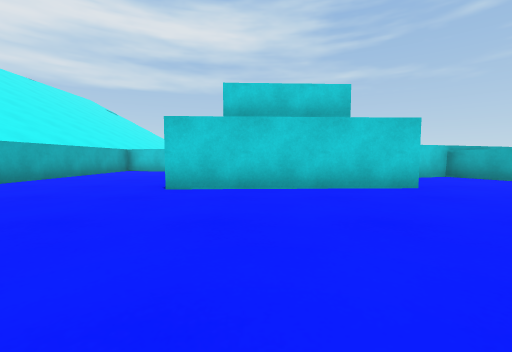
view 1 (above)

24 first-person views from a walk through a scene from a Unity 3-D project. The camera is 0.55 m above the floor, tilts 4° down and sees 90° across. The floor is counted in squares, 1 m on a side. Each view is taken from the middle of a square. On the plan, view 1 faces up. The plan holds only what a view shows up to about 9 squares ahead; the rest is blank. The place goes on beyond the plan. The player character is not drawn. Surface patterns are stand-ins for the level's own textures.

view 2
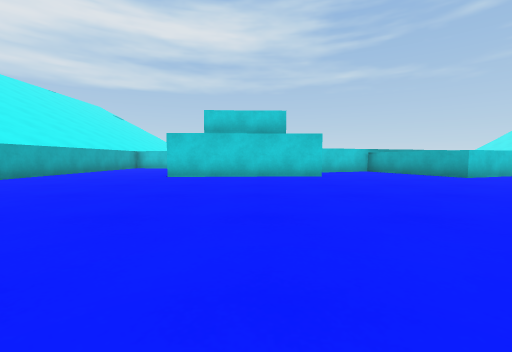

view 3
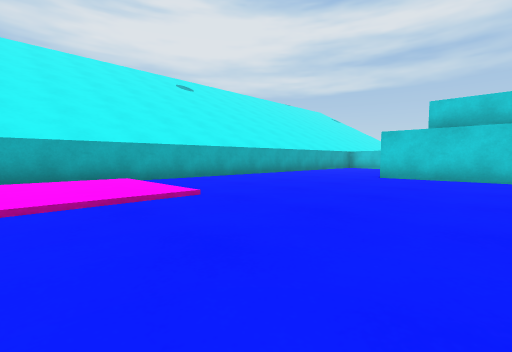

view 4
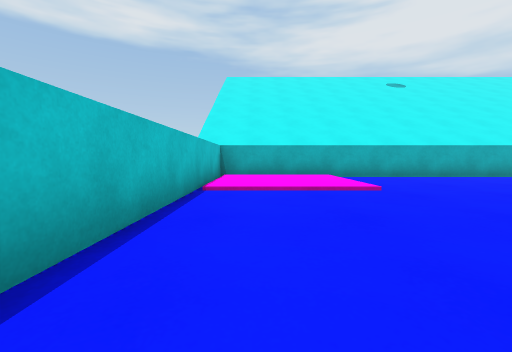

view 5
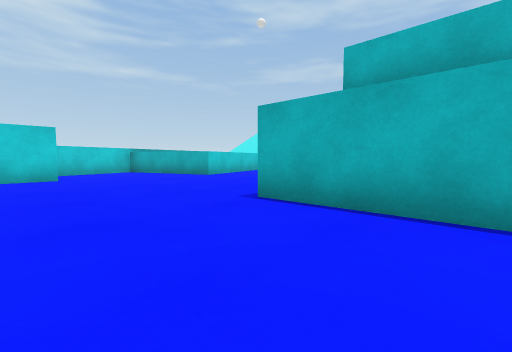

view 6
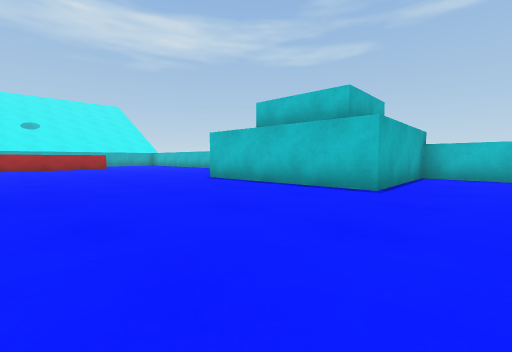

view 7
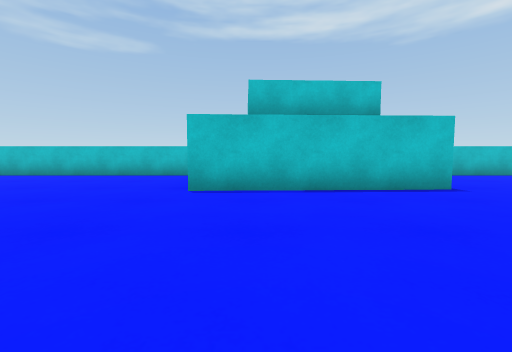

view 8
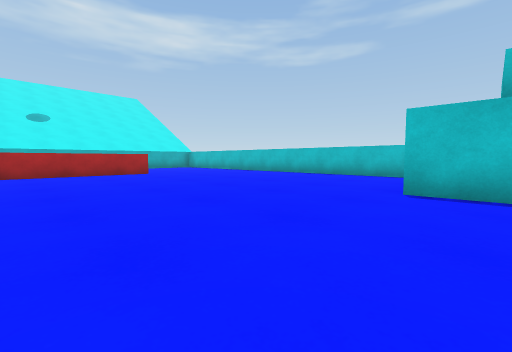

view 9
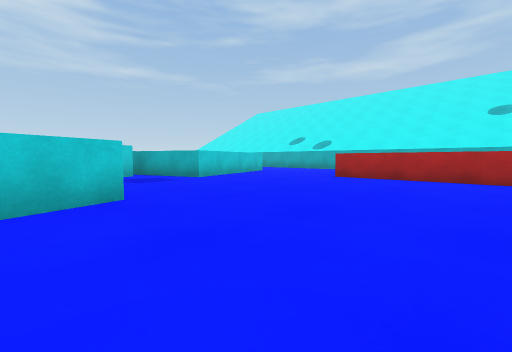

view 10
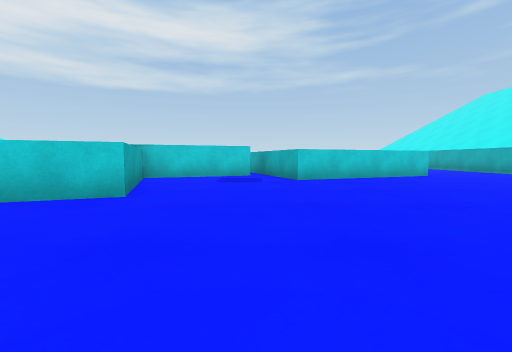

view 11
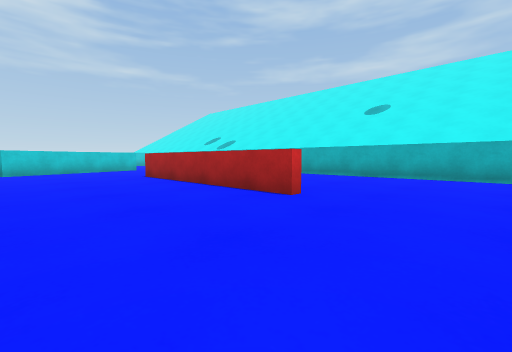

view 12
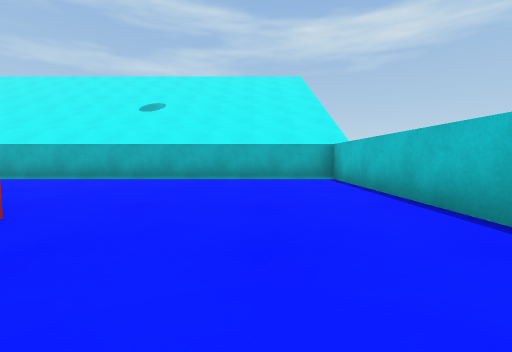

view 13
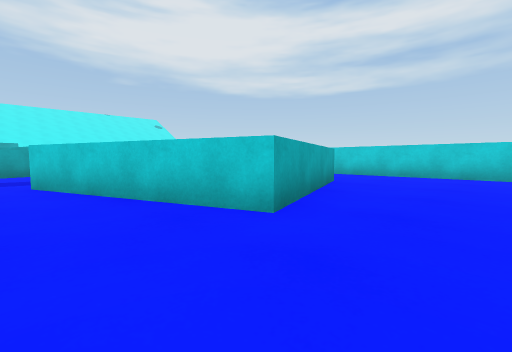

view 14
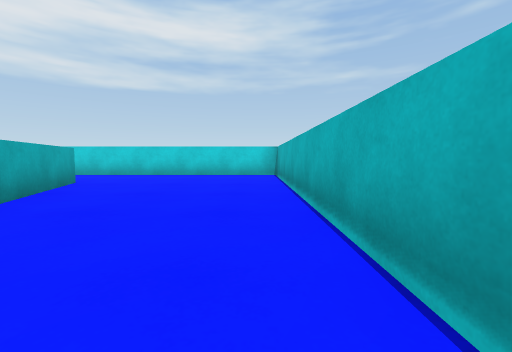

view 15
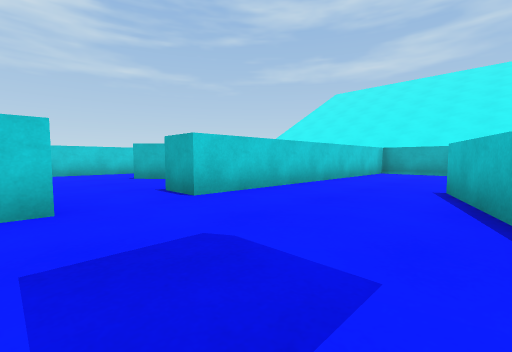

view 16
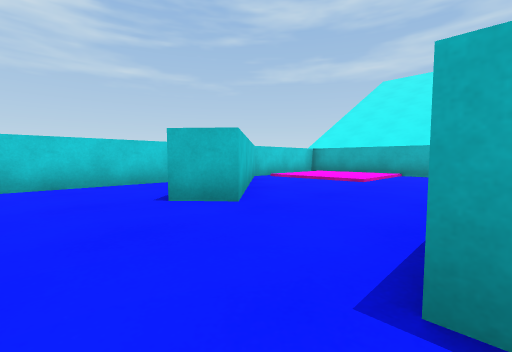

view 17
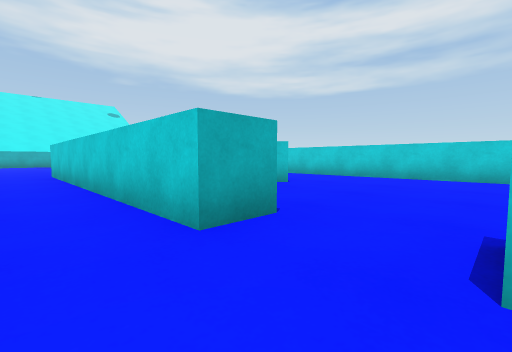

view 18
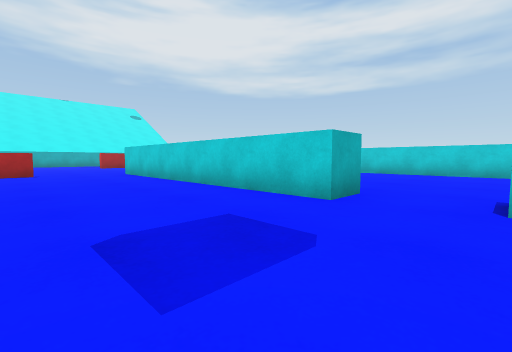

view 19
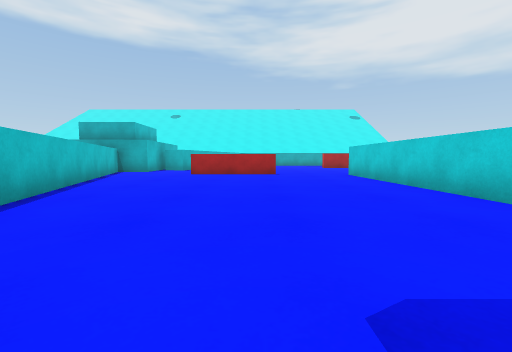

view 20
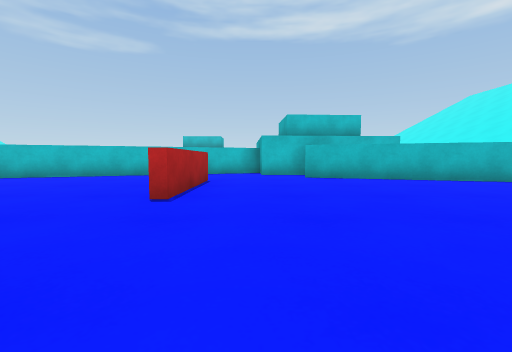

view 21
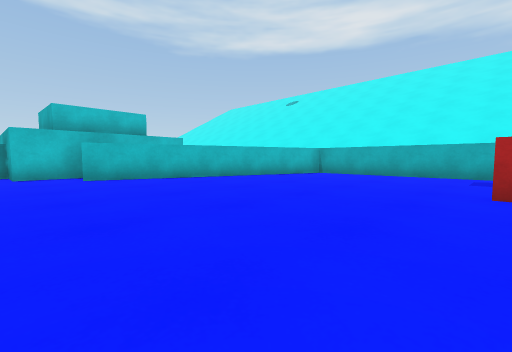

view 22
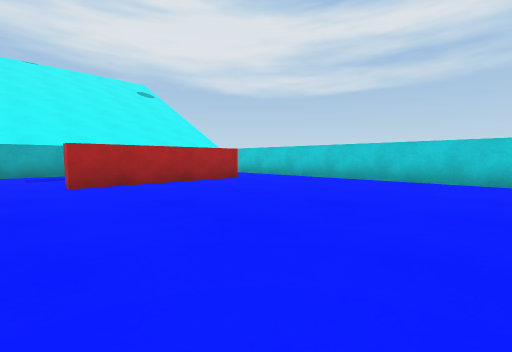

view 23
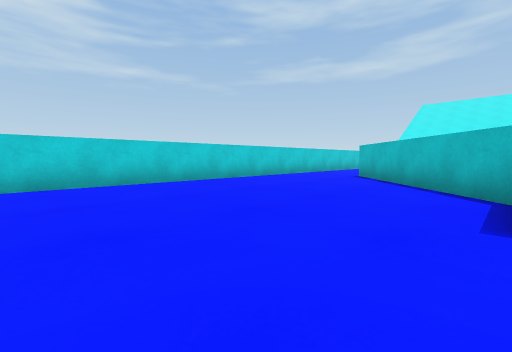

view 24
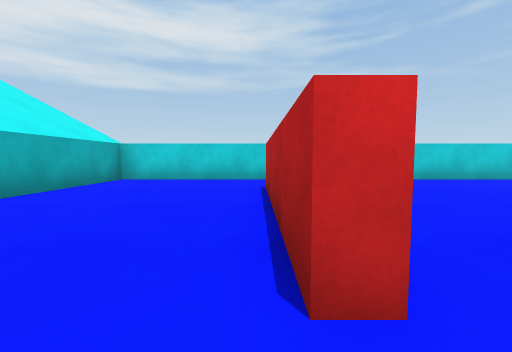

### Floor plan
Points are (right, up) in squares from view 1. A wall is a line through its corners. A room is listed if a view was taken in it or the views show most of it. See-through windows are left out.
Room 1 (views 1, 2, 3, 4, 5, 6, 7, 8, 9, 10, 11, 12, 13, 14, 15, 16, 17, 18, 19, 20, 21, 22, 23, 24)
walls: (6.7, 7.9) (3.1, 6.7); (4.1, 10.8) (4, 13.7); (1.3, 8.6) (2.8, 8.7) (2.9, 7.5) (10.2, 10.1); (8.8, 4.8) (6.9, 4.1) (5.6, 7.6); (4.4, 13.8) (4.4, 10.8); (3, 4.7) (-1.6, 4.5); (12.9, 10.1) (9.9, 9) (11.1, 5.6) (9.8, 5.1); (6.2, 17) (9.8, 20.4); (14.9, 13) (17, 13.7) (18.3, 9.9) (14, 8.4) (13.1, 11); (12.3, 17) (12.3, 16) (4.5, 16); (-4.4, 11.6) (1.6, 9.8); (-5.5, 9.1) (-5.5, -4) (4.7, -4) (4.6, -0.5) (9.2, -0.3); (10.1, -4) (21.7, -4) (21.7, 4.8); (9.6, 22.5) (-5.5, 22.5) (-5.5, 19.4); (-1.5, 20.8) (-1.5, 16.8) (-1.8, 16.8) (-1.8, 20.8); (17.1, 0.2) (17.1, 5.8); (-5.5, 17.4) (-5.5, 12.6); (21.7, 8.6) (21.7, 16.3) (14, 16.3) (14, 17.2)
ways out: opening at (9, 21.5); opening at (13, 17); gap at (13, 10)

Where each view was taken, in squares from view 1:
view 1: 0 up, 0 right, facing up
view 2: 3 down, 1 right, facing up
view 3: 3 down, 1 right, facing up-left
view 4: 3 down, 2 right, facing left
view 5: 3 down, 2 right, facing up-right
view 6: 4 up, 3 right, facing down-right
view 7: 4 up, 8 right, facing down
view 8: 4 up, 8 right, facing down-right
view 9: 2 up, 10 right, facing up-right
view 10: 2 up, 13 right, facing up
view 11: 2 down, 14 right, facing up-right
view 12: 2 down, 15 right, facing right
view 13: 8 up, 20 right, facing up-left
view 14: 8 up, 21 right, facing up
view 15: 13 up, 12 right, facing up-right
view 16: 17 up, 13 right, facing up-right
view 17: 15 up, 14 right, facing up-left
view 18: 13 up, 14 right, facing up-left
view 19: 13 up, 13 right, facing left
view 20: 17 up, 3 right, facing down
view 21: 17 up, 3 right, facing down-left
view 22: 16 up, 4 right, facing up-left
view 23: 17 up, 2 right, facing up-right
view 24: 16 up, 2 left, facing up
